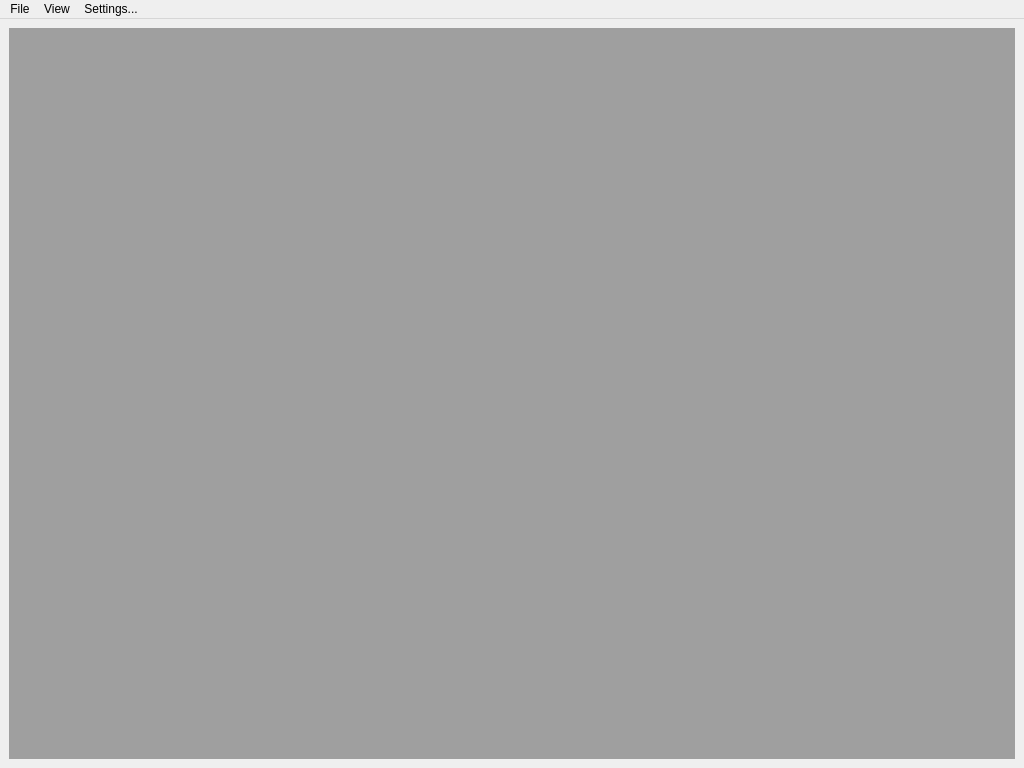
<?xml version="1.0" encoding="UTF-8"?>
<ui version="4.0">
 <class>MainWindow</class>
 <widget class="QMainWindow" name="MainWindow">
  <property name="geometry">
   <rect>
    <x>100</x>
    <y>100</y>
    <width>1024</width>
    <height>768</height>
   </rect>
  </property>
  <property name="windowTitle">
   <string>MJlog</string>
  </property>
  <widget class="QWidget" name="centralwidget">
   <layout class="QVBoxLayout" name="verticalLayout">
    <item>
     <widget class="QMdiArea" name="mdiArea"/>
    </item>
   </layout>
  </widget>
  <widget class="QMenuBar" name="menubar">
   <property name="geometry">
    <rect>
     <x>0</x>
     <y>0</y>
     <width>1024</width>
     <height>22</height>
    </rect>
   </property>
   <widget class="QMenu" name="menuFile">
    <property name="title">
     <string>File</string>
    </property>
    <addaction name="actionImportDXCC"/>
    <addaction name="actionExit"/>
   </widget>
   <widget class="QMenu" name="menuView">
    <property name="title">
     <string>View</string>
    </property>
    <addaction name="actionViewCountries"/>
   </widget>
   <widget class="QMenu" name="menuSettings">
    <property name="title">
     <string>Settings...</string>
    </property>
    <addaction name="actionInitializeDatabase"/>
   </widget>
   <addaction name="menuFile"/>
   <addaction name="menuView"/>
   <addaction name="menuSettings"/>
  </widget>
  <action name="actionImportDXCC">
   <property name="text">
    <string>Import DXCC...</string>
   </property>
  </action>
  <action name="actionExit">
   <property name="text">
    <string>Exit</string>
   </property>
  </action>
  <action name="actionViewCountries">
   <property name="text">
    <string>Countries</string>
   </property>
  </action>
  <action name="actionInitializeDatabase">
   <property name="text">
    <string>Initialize database</string>
   </property>
  </action>
 </widget>
 <resources/>
 <connections/>
</ui>
